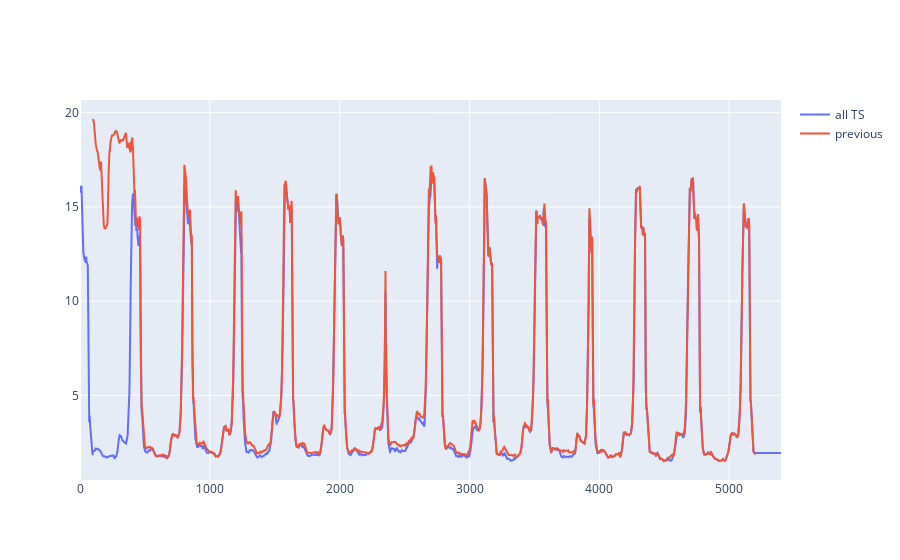

Source (notebook cell):
### Code cell
fig = go.Figure()

fig.add_trace(go.Scatter(x=df.index, y=distances, name='all TS'))
fig.add_trace(go.Scatter(x=df.index, y=distances_, name='previous'))
# fig.add_trace(go.Scatter(x=df.index, y=neighbors))
# fig.add_trace(go.Scatter(x=df.index, y=df.index))

### Figure 1 — Plotly figure (JSON) as saved in the notebook; plotly's stock layout.template omitted (floating-point values rounded to 4 significant figures; data arrays with more than 128 entries replaced by an {"elided": "..."} marker saying what was removed)
{"data": [{"name": "all TS", "type": "scatter", "x": {"elided": "5400 int values"}, "y": {"elided": "5400 float values"}}, {"name": "previous", "type": "scatter", "x": {"elided": "5400 int values"}, "y": {"elided": "5200 float values"}}], "layout": {}}
